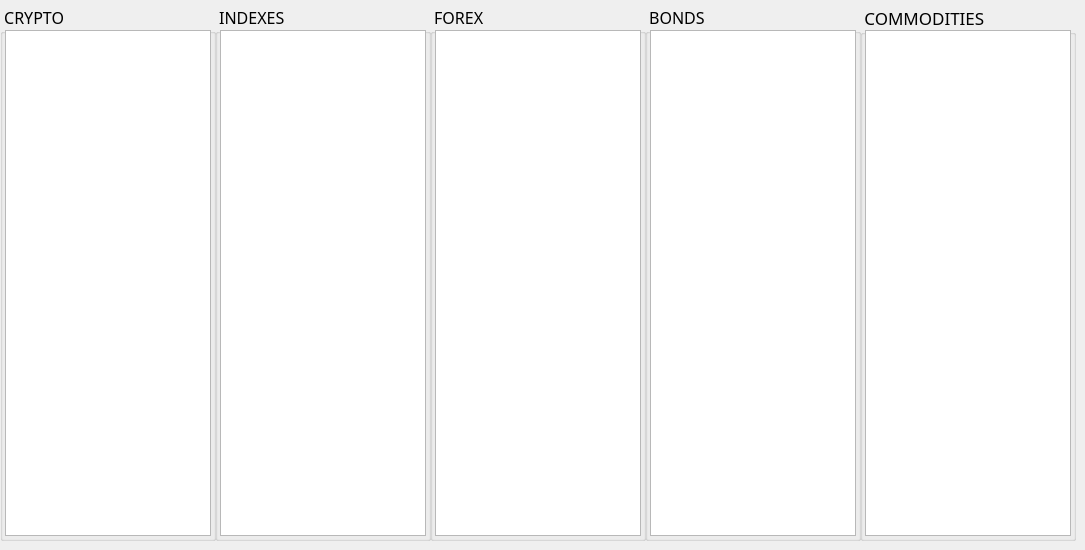
        <widget class="QWidget" name="tab_16">
         <attribute name="title">
          <string>ALL MARKETS</string>
         </attribute>
         <widget class="QGroupBox" name="groupBox_8">
          <property name="enabled">
           <bool>true</bool>
          </property>
          <property name="geometry">
           <rect>
            <x>860</x>
            <y>5</y>
            <width>216</width>
            <height>536</height>
           </rect>
          </property>
          <property name="minimumSize">
           <size>
            <width>216</width>
            <height>260</height>
           </size>
          </property>
          <property name="maximumSize">
           <size>
            <width>216</width>
            <height>600</height>
           </size>
          </property>
          <property name="font">
           <font>
            <family>FixedsysTTF</family>
            <pointsize>13</pointsize>
            <weight>7</weight>
            <italic>false</italic>
            <bold>false</bold>
           </font>
          </property>
          <property name="styleSheet">
           <string notr="true">font: 63 13pt &quot;FixedsysTTF&quot;;</string>
          </property>
          <property name="title">
           <string> COMMODITIES   </string>
          </property>
          <widget class="QTableView" name="tableView_6">
           <property name="geometry">
            <rect>
             <x>5</x>
             <y>25</y>
             <width>206</width>
             <height>506</height>
            </rect>
           </property>
           <property name="frameShadow">
            <enum>QFrame::Sunken</enum>
           </property>
           <attribute name="horizontalHeaderVisible">
            <bool>false</bool>
           </attribute>
          </widget>
         </widget>
         <widget class="QGroupBox" name="groupBox_4">
          <property name="geometry">
           <rect>
            <x>0</x>
            <y>5</y>
            <width>216</width>
            <height>536</height>
           </rect>
          </property>
          <property name="minimumSize">
           <size>
            <width>216</width>
            <height>260</height>
           </size>
          </property>
          <property name="maximumSize">
           <size>
            <width>216</width>
            <height>600</height>
           </size>
          </property>
          <property name="sizeIncrement">
           <size>
            <width>200</width>
            <height>0</height>
           </size>
          </property>
          <property name="font">
           <font>
            <family>FixedsysTTF</family>
            <pointsize>12</pointsize>
            <weight>7</weight>
            <italic>false</italic>
            <bold>false</bold>
           </font>
          </property>
          <property name="autoFillBackground">
           <bool>false</bool>
          </property>
          <property name="title">
           <string> CRYPTO     </string>
          </property>
          <widget class="QTableView" name="tableView_19">
           <property name="geometry">
            <rect>
             <x>5</x>
             <y>25</y>
             <width>206</width>
             <height>506</height>
            </rect>
           </property>
           <property name="frameShadow">
            <enum>QFrame::Sunken</enum>
           </property>
           <attribute name="horizontalHeaderVisible">
            <bool>false</bool>
           </attribute>
          </widget>
         </widget>
         <widget class="QGroupBox" name="groupBox_6">
          <property name="geometry">
           <rect>
            <x>430</x>
            <y>5</y>
            <width>216</width>
            <height>536</height>
           </rect>
          </property>
          <property name="minimumSize">
           <size>
            <width>216</width>
            <height>260</height>
           </size>
          </property>
          <property name="maximumSize">
           <size>
            <width>216</width>
            <height>600</height>
           </size>
          </property>
          <property name="font">
           <font>
            <family>FixedsysTTF</family>
            <pointsize>12</pointsize>
            <weight>7</weight>
            <italic>false</italic>
            <bold>false</bold>
           </font>
          </property>
          <property name="title">
           <string> FOREX    </string>
          </property>
          <widget class="QTableView" name="tableView_5">
           <property name="geometry">
            <rect>
             <x>5</x>
             <y>25</y>
             <width>206</width>
             <height>506</height>
            </rect>
           </property>
           <property name="frameShadow">
            <enum>QFrame::Sunken</enum>
           </property>
           <attribute name="horizontalHeaderVisible">
            <bool>false</bool>
           </attribute>
          </widget>
         </widget>
         <widget class="QGroupBox" name="groupBox_5">
          <property name="geometry">
           <rect>
            <x>215</x>
            <y>5</y>
            <width>216</width>
            <height>536</height>
           </rect>
          </property>
          <property name="minimumSize">
           <size>
            <width>216</width>
            <height>260</height>
           </size>
          </property>
          <property name="maximumSize">
           <size>
            <width>216</width>
            <height>600</height>
           </size>
          </property>
          <property name="font">
           <font>
            <family>FixedsysTTF</family>
            <pointsize>12</pointsize>
            <weight>7</weight>
            <italic>false</italic>
            <bold>false</bold>
           </font>
          </property>
          <property name="title">
           <string> INDEXES      </string>
          </property>
          <widget class="QTableView" name="tableView_3">
           <property name="geometry">
            <rect>
             <x>5</x>
             <y>25</y>
             <width>206</width>
             <height>506</height>
            </rect>
           </property>
           <property name="frameShadow">
            <enum>QFrame::Sunken</enum>
           </property>
           <attribute name="horizontalHeaderVisible">
            <bool>false</bool>
           </attribute>
          </widget>
         </widget>
         <widget class="QGroupBox" name="groupBox_7">
          <property name="geometry">
           <rect>
            <x>645</x>
            <y>5</y>
            <width>216</width>
            <height>536</height>
           </rect>
          </property>
          <property name="minimumSize">
           <size>
            <width>216</width>
            <height>260</height>
           </size>
          </property>
          <property name="maximumSize">
           <size>
            <width>216</width>
            <height>600</height>
           </size>
          </property>
          <property name="font">
           <font>
            <family>FixedsysTTF</family>
            <pointsize>12</pointsize>
            <weight>7</weight>
            <italic>false</italic>
            <bold>false</bold>
           </font>
          </property>
          <property name="title">
           <string> BONDS  </string>
          </property>
          <widget class="QTableView" name="tableView_4">
           <property name="geometry">
            <rect>
             <x>5</x>
             <y>25</y>
             <width>206</width>
             <height>506</height>
            </rect>
           </property>
           <property name="frameShadow">
            <enum>QFrame::Sunken</enum>
           </property>
           <attribute name="horizontalHeaderVisible">
            <bool>false</bool>
           </attribute>
          </widget>
         </widget>
        </widget>
